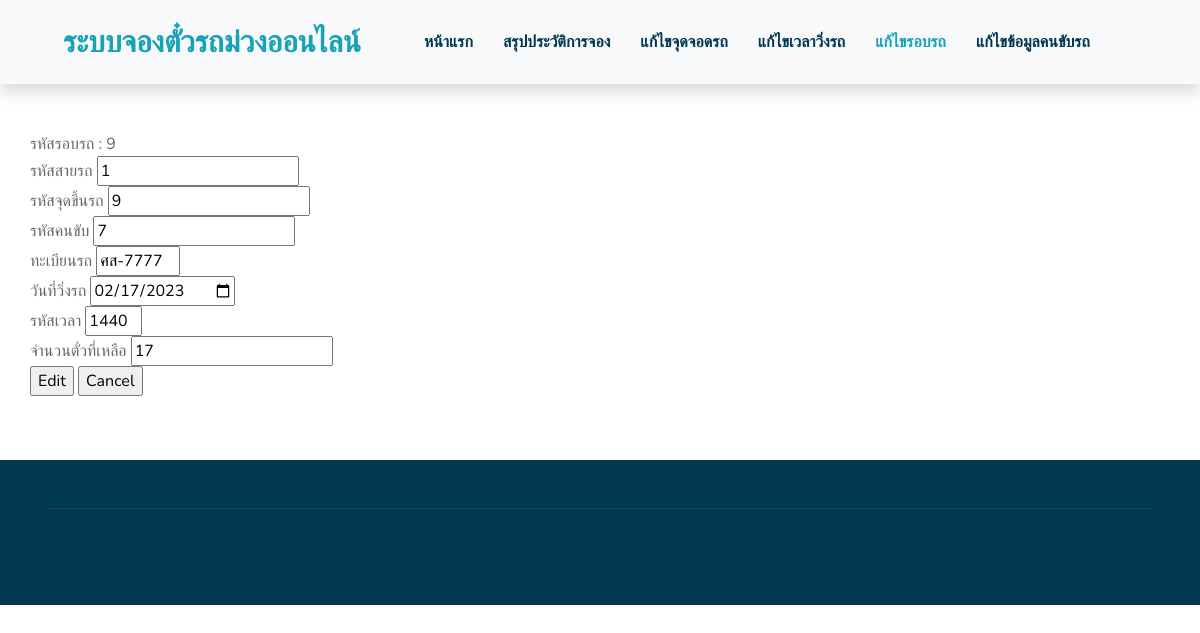
The page /edit/editformDrivingCycle.php?id=9 on the database its author committed.
### tables this page shows
CREATE TABLE `driving_cycle` (
  `driving_cycle_id` int(12) NOT NULL COMMENT 'รหัสรอบรถ',
  `car_route_id` int(2) NOT NULL COMMENT 'รหัสสายรถ',
  `stratid` int(3) NOT NULL COMMENT 'รหัสจุดขึ้นรถ',
  `Driver_ID` int(4) NOT NULL COMMENT 'รหัสคนขับ',
  `vehicle_registration` varchar(7) NOT NULL COMMENT 'ทะเบียนรถ',
  `date_of_driving_circle` date NOT NULL COMMENT 'วัน เดือน ปีที่รอบรถวิ่งรถ',
  `time_id` varchar(4) NOT NULL COMMENT 'รหัสเวลา',
  `remaining_tickets` int(2) NOT NULL DEFAULT '18' COMMENT 'จำนวนตั๋วที่เหลือ'
);

### edit/editformDrivingCycle.php (the view, shortened to what this page needs)
<!DOCTYPE html>
<html lang="en">
<head>
    <link href="https://cdnjs.cloudflare.com/ajax/libs/font-awesome/5.10.0/css/all.min.css" rel="stylesheet">
    <link href="../lib/flaticon/font/flaticon.css" rel="stylesheet">
    <link href="../lib/owlcarousel/assets/owl.carousel.min.css" rel="stylesheet">
    <link href="../lib/lightbox/css/lightbox.min.css" rel="stylesheet">
    <link href="../css/style.css" rel="stylesheet">
</head>
<body>
    <div class="container-fluid bg-light position-relative shadow">
        <nav class="navbar navbar-expand-lg bg-light navbar-light py-3 py-lg-0 px-0 px-lg-5">
            <a href="" class="navbar-brand font-weight-bold text-secondary" style="font-size: 30px;">
                <span class="text-primary">ระบบจองตั๋วรถม่วงออนไลน์</span>
            </a>
            <div class="collapse navbar-collapse justify-content-between" id="navbarCollapse">
                <div class="collapse navbar-collapse justify-content-between" id="navbarCollapse">
                    <div class="navbar-nav font-weight-bold mx-auto py-0">
                        <a href="index.html" class="nav-item nav-link">หน้าแรก</a>
                        <a href="about.html" class="nav-item nav-link">สรุปประวัติการจอง</a>
                        <a href="about.html" class="nav-item nav-link">แก้ไขจุดจอดรถ</a>
                        <a href="about.html" class="nav-item nav-link">แก้ไขเวลาวิ่งรถ</a>
                        <a href="../changDricycle.php" class="nav-item nav-link active">แก้ไขรอบรถ</a>
                        <a href="datadrivers.php" class="nav-item nav-link">แก้ไขข้อมูลคนขับรถ</a>
                        </div>
                    </div>
                </div>
            </div>
    <div class="container-fluid pt-5">
        <div class="container pb-3">
            <div class="row">
                <?php
                include('../connectdatabase.php');
                if(isset($_GET["id"]))
                {
                    $id = $_GET["id"];
                 }
                $sql = "SELECT * FROM `driving_cycle` WHERE driving_cycle_id = '$id'";
                $query = mysqli_query($conn,$sql);
                $result = mysqli_fetch_array($query, MYSQLI_ASSOC);
            ?>
            <form method="POST" action="editDrivingCycle.php" name = "frmAdd">
                รหัสรอบรถ : <input type="hidden" name="drivid" value="<?php echo $result["driving_cycle_id"];?>"><?php echo $result["driving_cycle_id"];?><br>
                รหัสสายรถ <input type="number" name="routeid" size="2" value="<?php echo $result["car_route_id"];?>"><br>
                รหัสจุดขึ้นรถ <input type="number" name="start" size="3" value="<?php echo $result["stratid"];?>"><br>
                รหัสคนขับ <input type="number" name="driver" size="3" value="<?php echo $result["Driver_ID"]?>"><br>
                ทะเบียนรถ <input type="text" name="vehicle" size="7" value="<?php echo $result["vehicle_registration"]?>"><br>
                วันที่วิ่งรถ <input type="date" name="date" value="<?php echo $result["date_of_driving_circle"]?>"><br>
                รหัสเวลา <input type="text" name="time" size="4" value="<?php echo $result["time_id"]?>"><br>
                จำนวนตั๋วที่เหลือ <input type="number" name="remainTickets" size="2" value="<?php echo $result["remaining_tickets"]?>"><br>
            <input type="submit" value="Edit">
            <input type="reset" value="Cancel">
            </form>
            </div>
        </div>
    </div>
    <div class="container-fluid bg-secondary text-white mt-5 py-5 px-sm-3 px-md-5">
        <div class="container-fluid pt-5" style="border-top: 1px solid rgba(23, 162, 184, .2);;">
        </div>
    </div>
</body>
</html>

### rows shown on the page
driving_cycle: driving_cycle_id "9", routeid "1", start "9", driver "7", vehicle "ศส-7777", date "02/17/2023", time "1440", remainTickets "17"
